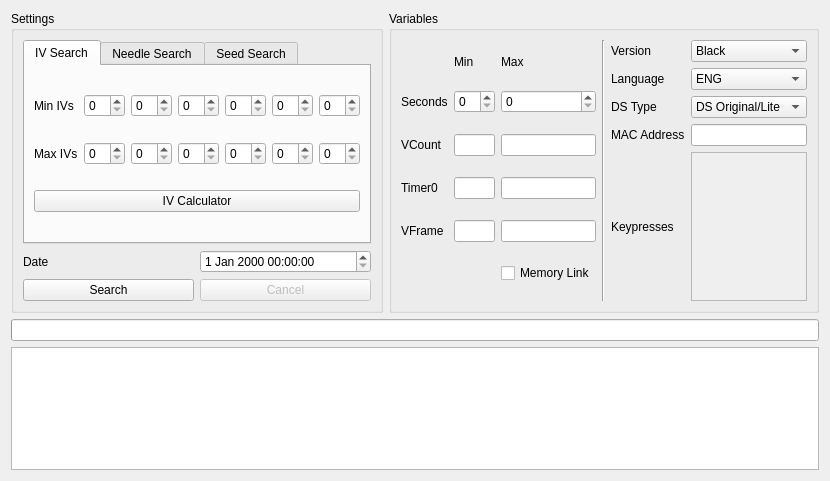
<?xml version="1.0" encoding="UTF-8"?>
<ui version="4.0">
 <class>ProfileCalibrator5</class>
 <widget class="QWidget" name="ProfileCalibrator5">
  <property name="geometry">
   <rect>
    <x>0</x>
    <y>0</y>
    <width>792</width>
    <height>481</height>
   </rect>
  </property>
  <property name="windowTitle">
   <string>Profile Calibrator</string>
  </property>
  <layout class="QGridLayout" name="gridLayout">
   <item row="1" column="0" colspan="2">
    <widget class="QProgressBar" name="progressBar"/>
   </item>
   <item row="2" column="0" colspan="2">
    <widget class="TableView" name="tableView"/>
   </item>
   <item row="0" column="0">
    <widget class="QGroupBox" name="groupBox">
     <property name="title">
      <string>Settings</string>
     </property>
     <layout class="QGridLayout" name="gridLayout_5">
      <item row="0" column="0" colspan="2">
       <widget class="QTabWidget" name="tabWidgetType">
        <widget class="QWidget" name="tabIVs">
         <attribute name="title">
          <string>IV Search</string>
         </attribute>
         <layout class="QGridLayout" name="gridLayout_2">
          <item row="0" column="0">
           <widget class="QLabel" name="labelMinIVs">
            <property name="text">
             <string>Min IVs</string>
            </property>
           </widget>
          </item>
          <item row="0" column="1">
           <widget class="QSpinBox" name="spinBoxMinHP"/>
          </item>
          <item row="0" column="2">
           <widget class="QSpinBox" name="spinBoxMinAtk"/>
          </item>
          <item row="0" column="3">
           <widget class="QSpinBox" name="spinBoxMinDef"/>
          </item>
          <item row="0" column="4">
           <widget class="QSpinBox" name="spinBoxMinSpA"/>
          </item>
          <item row="0" column="5">
           <widget class="QSpinBox" name="spinBoxMinSpD"/>
          </item>
          <item row="0" column="6">
           <widget class="QSpinBox" name="spinBoxMinSpe"/>
          </item>
          <item row="1" column="0">
           <widget class="QLabel" name="labelMaxIVs">
            <property name="text">
             <string>Max IVs</string>
            </property>
           </widget>
          </item>
          <item row="1" column="1">
           <widget class="QSpinBox" name="spinBoxMaxHP"/>
          </item>
          <item row="1" column="2">
           <widget class="QSpinBox" name="spinBoxMaxAtk"/>
          </item>
          <item row="1" column="3">
           <widget class="QSpinBox" name="spinBoxMaxDef"/>
          </item>
          <item row="1" column="4">
           <widget class="QSpinBox" name="spinBoxMaxSpA"/>
          </item>
          <item row="1" column="5">
           <widget class="QSpinBox" name="spinBoxMaxSpD"/>
          </item>
          <item row="1" column="6">
           <widget class="QSpinBox" name="spinBoxMaxSpe"/>
          </item>
          <item row="2" column="0" colspan="7">
           <widget class="QPushButton" name="pushButtonIVCalculator">
            <property name="text">
             <string>IV Calculator</string>
            </property>
           </widget>
          </item>
         </layout>
        </widget>
        <widget class="QWidget" name="tabNeedles">
         <attribute name="title">
          <string>Needle Search</string>
         </attribute>
         <layout class="QGridLayout" name="gridLayout_6">
          <item row="1" column="0" rowspan="2">
           <widget class="QListWidget" name="listWidgetNeedles"/>
          </item>
          <item row="1" column="1">
           <widget class="QRadioButton" name="radioButtonUnovaLink">
            <property name="text">
             <string>Unova Link</string>
            </property>
            <property name="checked">
             <bool>true</bool>
            </property>
            <attribute name="buttonGroup">
             <string notr="true">buttonGroupNeedleType</string>
            </attribute>
           </widget>
          </item>
          <item row="1" column="2">
           <widget class="QRadioButton" name="radioButtonSaving">
            <property name="text">
             <string>Saving</string>
            </property>
            <attribute name="buttonGroup">
             <string notr="true">buttonGroupNeedleType</string>
            </attribute>
           </widget>
          </item>
          <item row="2" column="1">
           <widget class="QPushButton" name="pushButtonDelete">
            <property name="text">
             <string>Delete</string>
            </property>
           </widget>
          </item>
          <item row="2" column="2">
           <widget class="QPushButton" name="pushButtonClear">
            <property name="text">
             <string>Clear</string>
            </property>
           </widget>
          </item>
          <item row="0" column="0" colspan="3">
           <layout class="QGridLayout" name="gridLayout_8">
            <item row="0" column="0">
             <widget class="QPushButton" name="pushButtonUpLeft">
              <property name="text">
               <string notr="true">↖</string>
              </property>
              <attribute name="buttonGroup">
               <string notr="true">buttonGroupNeedles</string>
              </attribute>
             </widget>
            </item>
            <item row="0" column="1">
             <widget class="QPushButton" name="pushButtonUp">
              <property name="text">
               <string notr="true">↑</string>
              </property>
              <attribute name="buttonGroup">
               <string notr="true">buttonGroupNeedles</string>
              </attribute>
             </widget>
            </item>
            <item row="0" column="2">
             <widget class="QPushButton" name="pushButtonUpRight">
              <property name="text">
               <string notr="true">↗</string>
              </property>
              <attribute name="buttonGroup">
               <string notr="true">buttonGroupNeedles</string>
              </attribute>
             </widget>
            </item>
            <item row="1" column="0">
             <widget class="QPushButton" name="pushButtonLeft">
              <property name="text">
               <string notr="true">←</string>
              </property>
              <attribute name="buttonGroup">
               <string notr="true">buttonGroupNeedles</string>
              </attribute>
             </widget>
            </item>
            <item row="1" column="2">
             <widget class="QPushButton" name="pushButtonRight">
              <property name="text">
               <string notr="true">→</string>
              </property>
              <attribute name="buttonGroup">
               <string notr="true">buttonGroupNeedles</string>
              </attribute>
             </widget>
            </item>
            <item row="2" column="0">
             <widget class="QPushButton" name="pushButtonDownLeft">
              <property name="text">
               <string notr="true">↙</string>
              </property>
              <attribute name="buttonGroup">
               <string notr="true">buttonGroupNeedles</string>
              </attribute>
             </widget>
            </item>
            <item row="2" column="1">
             <widget class="QPushButton" name="pushButtonDown">
              <property name="text">
               <string notr="true">↓</string>
              </property>
              <attribute name="buttonGroup">
               <string notr="true">buttonGroupNeedles</string>
              </attribute>
             </widget>
            </item>
            <item row="2" column="2">
             <widget class="QPushButton" name="pushButtonDownRight">
              <property name="text">
               <string notr="true">↘</string>
              </property>
              <attribute name="buttonGroup">
               <string notr="true">buttonGroupNeedles</string>
              </attribute>
             </widget>
            </item>
           </layout>
          </item>
         </layout>
        </widget>
        <widget class="QWidget" name="tabSeed">
         <attribute name="title">
          <string>Seed Search</string>
         </attribute>
         <layout class="QGridLayout" name="gridLayout_11">
          <item row="0" column="0">
           <widget class="QLabel" name="labelSeed">
            <property name="text">
             <string>Seed</string>
            </property>
           </widget>
          </item>
          <item row="0" column="1">
           <widget class="TextBox" name="textBoxSeed"/>
          </item>
         </layout>
        </widget>
       </widget>
      </item>
      <item row="1" column="0">
       <widget class="QLabel" name="labelDate">
        <property name="text">
         <string>Date</string>
        </property>
       </widget>
      </item>
      <item row="1" column="1">
       <widget class="DateTimeEdit" name="dateTimeEdit"/>
      </item>
      <item row="2" column="0" colspan="2">
       <layout class="QHBoxLayout" name="horizontalLayout">
        <item>
         <widget class="QPushButton" name="pushButtonSearch">
          <property name="text">
           <string>Search</string>
          </property>
         </widget>
        </item>
        <item>
         <widget class="QPushButton" name="pushButtonCancel">
          <property name="enabled">
           <bool>false</bool>
          </property>
          <property name="text">
           <string>Cancel</string>
          </property>
         </widget>
        </item>
       </layout>
      </item>
     </layout>
    </widget>
   </item>
   <item row="0" column="1">
    <widget class="QGroupBox" name="groupBox_2">
     <property name="title">
      <string>Variables</string>
     </property>
     <layout class="QHBoxLayout" name="horizontalLayout_2">
      <item>
       <layout class="QGridLayout" name="gridLayout_3">
        <item row="0" column="1">
         <widget class="QLabel" name="labelMin">
          <property name="sizePolicy">
           <sizepolicy hsizetype="Preferred" vsizetype="Fixed">
            <horstretch>0</horstretch>
            <verstretch>0</verstretch>
           </sizepolicy>
          </property>
          <property name="text">
           <string>Min</string>
          </property>
         </widget>
        </item>
        <item row="0" column="2">
         <widget class="QLabel" name="labelMax">
          <property name="sizePolicy">
           <sizepolicy hsizetype="Preferred" vsizetype="Fixed">
            <horstretch>0</horstretch>
            <verstretch>0</verstretch>
           </sizepolicy>
          </property>
          <property name="text">
           <string>Max</string>
          </property>
         </widget>
        </item>
        <item row="1" column="0">
         <widget class="QLabel" name="labelSeconds">
          <property name="text">
           <string>Seconds</string>
          </property>
         </widget>
        </item>
        <item row="1" column="1">
         <widget class="QSpinBox" name="spinBoxMinSeconds">
          <property name="maximum">
           <number>59</number>
          </property>
         </widget>
        </item>
        <item row="1" column="2">
         <widget class="QSpinBox" name="spinBoxMaxSeconds">
          <property name="maximum">
           <number>59</number>
          </property>
         </widget>
        </item>
        <item row="2" column="0">
         <widget class="QLabel" name="labelVCount">
          <property name="text">
           <string>VCount</string>
          </property>
         </widget>
        </item>
        <item row="2" column="1">
         <widget class="TextBox" name="textBoxMinVCount"/>
        </item>
        <item row="2" column="2">
         <widget class="TextBox" name="textBoxMaxVCount"/>
        </item>
        <item row="3" column="0">
         <widget class="QLabel" name="labelTimer0">
          <property name="text">
           <string>Timer0</string>
          </property>
         </widget>
        </item>
        <item row="3" column="1">
         <widget class="TextBox" name="textBoxMinTimer0"/>
        </item>
        <item row="3" column="2">
         <widget class="TextBox" name="textBoxMaxTimer0"/>
        </item>
        <item row="4" column="0">
         <widget class="QLabel" name="labelVFrame">
          <property name="text">
           <string>VFrame</string>
          </property>
         </widget>
        </item>
        <item row="4" column="1">
         <widget class="TextBox" name="textBoxMinVFrame"/>
        </item>
        <item row="4" column="2">
         <widget class="TextBox" name="textBoxMaxVFrame"/>
        </item>
        <item row="5" column="2">
         <widget class="QCheckBox" name="checkBoxMemoryLink">
          <property name="text">
           <string>Memory Link</string>
          </property>
         </widget>
        </item>
       </layout>
      </item>
      <item>
       <widget class="Line" name="line">
        <property name="orientation">
         <enum>Qt::Orientation::Vertical</enum>
        </property>
       </widget>
      </item>
      <item>
       <layout class="QGridLayout" name="gridLayout_4">
        <item row="0" column="0">
         <widget class="QLabel" name="labelVersion">
          <property name="text">
           <string>Version</string>
          </property>
         </widget>
        </item>
        <item row="0" column="1">
         <widget class="ComboBox" name="comboBoxVersion">
          <item>
           <property name="text">
            <string>Black</string>
           </property>
          </item>
          <item>
           <property name="text">
            <string>White</string>
           </property>
          </item>
          <item>
           <property name="text">
            <string>Black 2</string>
           </property>
          </item>
          <item>
           <property name="text">
            <string>White 2</string>
           </property>
          </item>
         </widget>
        </item>
        <item row="1" column="0">
         <widget class="QLabel" name="labelLanguage">
          <property name="text">
           <string>Language</string>
          </property>
         </widget>
        </item>
        <item row="1" column="1">
         <widget class="ComboBox" name="comboBoxLanguage">
          <item>
           <property name="text">
            <string>ENG</string>
           </property>
          </item>
          <item>
           <property name="text">
            <string>SPA</string>
           </property>
          </item>
          <item>
           <property name="text">
            <string>FRE</string>
           </property>
          </item>
          <item>
           <property name="text">
            <string>ITA</string>
           </property>
          </item>
          <item>
           <property name="text">
            <string>DEU</string>
           </property>
          </item>
          <item>
           <property name="text">
            <string>JPN</string>
           </property>
          </item>
          <item>
           <property name="text">
            <string>KOR</string>
           </property>
          </item>
         </widget>
        </item>
        <item row="2" column="0">
         <widget class="QLabel" name="labelDSType">
          <property name="text">
           <string>DS Type</string>
          </property>
         </widget>
        </item>
        <item row="2" column="1">
         <widget class="ComboBox" name="comboBoxDSType">
          <item>
           <property name="text">
            <string>DS Original/Lite</string>
           </property>
          </item>
          <item>
           <property name="text">
            <string>DSi/DSi XL</string>
           </property>
          </item>
          <item>
           <property name="text">
            <string>3DS</string>
           </property>
          </item>
         </widget>
        </item>
        <item row="3" column="0">
         <widget class="QLabel" name="labelMACAddress">
          <property name="text">
           <string>MAC Address</string>
          </property>
         </widget>
        </item>
        <item row="3" column="1">
         <widget class="TextBox" name="textBoxMACAddress"/>
        </item>
        <item row="4" column="0">
         <widget class="QLabel" name="labelKeypresses">
          <property name="text">
           <string>Keypresses</string>
          </property>
         </widget>
        </item>
        <item row="4" column="1">
         <widget class="QScrollArea" name="scrollAreaKeypresses">
          <property name="widgetResizable">
           <bool>true</bool>
          </property>
          <widget class="QWidget" name="scrollAreaWidgetContents">
           <property name="geometry">
            <rect>
             <x>0</x>
             <y>0</y>
             <width>106</width>
             <height>157</height>
            </rect>
           </property>
           <layout class="QVBoxLayout" name="verticalLayoutKeypresses"/>
          </widget>
         </widget>
        </item>
       </layout>
      </item>
     </layout>
    </widget>
   </item>
  </layout>
 </widget>
 <customwidgets>
  <customwidget>
   <class>TextBox</class>
   <extends>QLineEdit</extends>
   <header>Form/Controls/TextBox.hpp</header>
  </customwidget>
  <customwidget>
   <class>ComboBox</class>
   <extends>QComboBox</extends>
   <header>Form/Controls/ComboBox.hpp</header>
  </customwidget>
  <customwidget>
   <class>TableView</class>
   <extends>QTableView</extends>
   <header>Form/Controls/TableView.hpp</header>
  </customwidget>
  <customwidget>
   <class>DateTimeEdit</class>
   <extends>QDateTimeEdit</extends>
   <header>Form/Controls/DateTimeEdit.hpp</header>
  </customwidget>
 </customwidgets>
 <tabstops>
  <tabstop>tabWidgetType</tabstop>
  <tabstop>spinBoxMinHP</tabstop>
  <tabstop>spinBoxMaxHP</tabstop>
  <tabstop>spinBoxMinAtk</tabstop>
  <tabstop>spinBoxMaxAtk</tabstop>
  <tabstop>spinBoxMinDef</tabstop>
  <tabstop>spinBoxMaxDef</tabstop>
  <tabstop>spinBoxMinSpA</tabstop>
  <tabstop>spinBoxMaxSpA</tabstop>
  <tabstop>spinBoxMinSpD</tabstop>
  <tabstop>spinBoxMaxSpD</tabstop>
  <tabstop>spinBoxMinSpe</tabstop>
  <tabstop>spinBoxMaxSpe</tabstop>
  <tabstop>pushButtonIVCalculator</tabstop>
  <tabstop>pushButtonUpLeft</tabstop>
  <tabstop>pushButtonUp</tabstop>
  <tabstop>pushButtonUpRight</tabstop>
  <tabstop>pushButtonLeft</tabstop>
  <tabstop>pushButtonRight</tabstop>
  <tabstop>pushButtonDownLeft</tabstop>
  <tabstop>pushButtonDown</tabstop>
  <tabstop>pushButtonDownRight</tabstop>
  <tabstop>listWidgetNeedles</tabstop>
  <tabstop>radioButtonUnovaLink</tabstop>
  <tabstop>radioButtonSaving</tabstop>
  <tabstop>pushButtonDelete</tabstop>
  <tabstop>pushButtonClear</tabstop>
  <tabstop>textBoxSeed</tabstop>
  <tabstop>dateTimeEdit</tabstop>
  <tabstop>pushButtonSearch</tabstop>
  <tabstop>pushButtonCancel</tabstop>
  <tabstop>spinBoxMinSeconds</tabstop>
  <tabstop>spinBoxMaxSeconds</tabstop>
  <tabstop>textBoxMinVCount</tabstop>
  <tabstop>textBoxMaxVCount</tabstop>
  <tabstop>textBoxMinTimer0</tabstop>
  <tabstop>textBoxMaxTimer0</tabstop>
  <tabstop>textBoxMinVFrame</tabstop>
  <tabstop>textBoxMaxVFrame</tabstop>
  <tabstop>checkBoxMemoryLink</tabstop>
  <tabstop>comboBoxVersion</tabstop>
  <tabstop>comboBoxLanguage</tabstop>
  <tabstop>comboBoxDSType</tabstop>
  <tabstop>textBoxMACAddress</tabstop>
  <tabstop>scrollAreaKeypresses</tabstop>
  <tabstop>tableView</tabstop>
 </tabstops>
 <resources/>
 <connections/>
 <buttongroups>
  <buttongroup name="buttonGroupNeedles">
   <property name="exclusive">
    <bool>false</bool>
   </property>
  </buttongroup>
  <buttongroup name="buttonGroupNeedleType"/>
 </buttongroups>
</ui>
